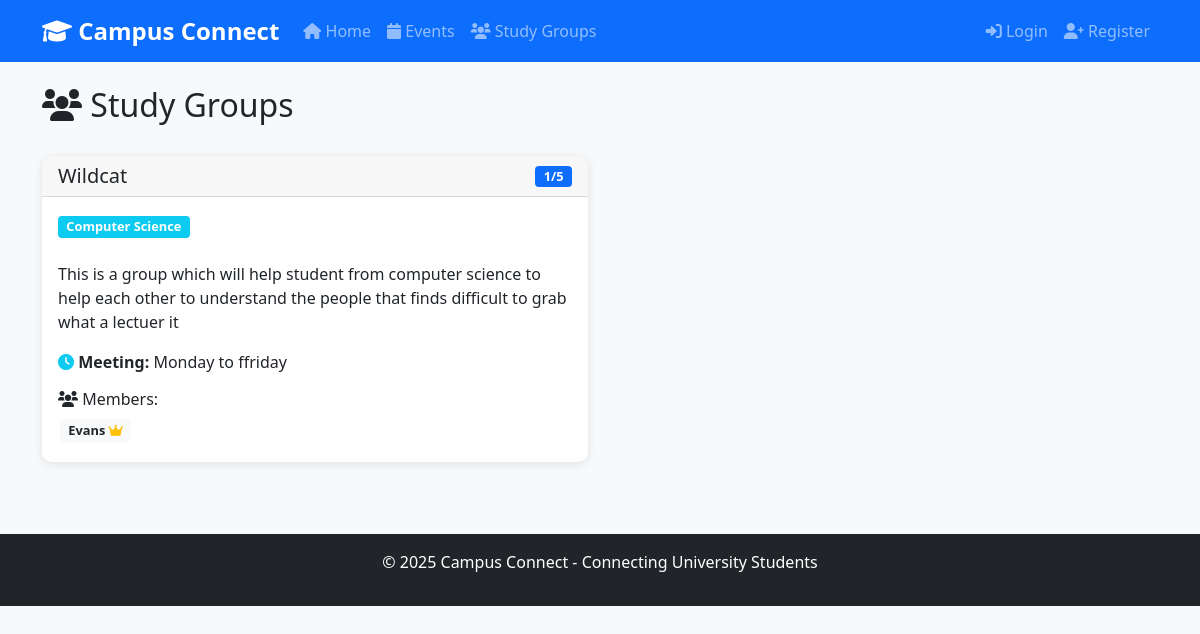
Page /study_groups on the committed database.
### app.py (models this page shows)
class StudyGroup(db.Model):
    id = db.Column(db.Integer, primary_key=True)
    name = db.Column(db.String(200), nullable=False)
    subject = db.Column(db.String(100), nullable=False)
    description = db.Column(db.Text, nullable=True)
    max_members = db.Column(db.Integer, default=10)
    meeting_time = db.Column(db.String(100), nullable=True)
    location = db.Column(db.String(200), nullable=True)
    creator_id = db.Column(db.Integer, db.ForeignKey('user.id'), nullable=False)
    created_at = db.Column(db.DateTime, default=datetime.utcnow)
    is_active = db.Column(db.Boolean, default=True)
    members = db.relationship('User', secondary='study_group_members', backref='study_groups')

class User(UserMixin, db.Model):
    id = db.Column(db.Integer, primary_key=True)
    username = db.Column(db.String(80), unique=True, nullable=False)
    email = db.Column(db.String(120), unique=True, nullable=False)
    full_name = db.Column(db.String(100), nullable=False)
    course = db.Column(db.String(100), nullable=True)
    year_of_study = db.Column(db.Integer, nullable=True)
    bio = db.Column(db.Text, nullable=True)
    created_at = db.Column(db.DateTime, default=datetime.utcnow)
    events_created = db.relationship('Event', backref='creator', lazy=True)
    study_groups_created = db.relationship('StudyGroup', backref='creator', lazy=True)

### app.py (the view)
@app.route('/study_groups')
def study_groups():
    subject = request.args.get('subject', 'all')
    if subject == 'all':
        groups = StudyGroup.query.filter(StudyGroup.is_active == True).all()
    else:
        groups = StudyGroup.query.filter(StudyGroup.subject.contains(subject), StudyGroup.is_active == True).all()
    return render_template('study_groups.html', groups=groups, current_subject=subject)

### templates/study_groups.html (shortened to what this page needs)
{% extends "base.html" %}
{% block content %}
<div class="d-flex justify-content-between align-items-center mb-4">
    <h2><i class="fas fa-users"></i> Study Groups</h2>
</div>
{% if groups %}
    <div class="row">
        {% for group in groups %}
        <div class="col-md-6 mb-4">
            <div class="card h-100">
                <div class="card-header">
                    <div class="d-flex justify-content-between align-items-center">
                        <h5 class="mb-0">{{ group.name }}</h5>
                        <span class="badge bg-primary">{{ group.members|length }}/{{ group.max_members }}</span>
                    </div>
                </div>
                <div class="card-body">
                    <div class="mb-3">
                        <span class="badge bg-info mb-2">{{ group.subject }}</span>
                    </div>
                    {% if group.description %}
                    <p class="card-text">{{ group.description }}</p>
                    {% endif %}
                    <div class="group-details">
                        {% if group.meeting_time %}
                        <p class="mb-2">
                            <i class="fas fa-clock text-info"></i>
                            <strong>Meeting:</strong> {{ group.meeting_time }}
                        </p>
                        {% endif %}
                    </div>
                    <div class="members-section mt-3">
                        <h6><i class="fas fa-users"></i> Members:</h6>
                        <div class="members-list">
                            {% for member in group.members %}
                                <span class="badge bg-light text-dark me-1 mb-1">
                                    {{ member.full_name }}
                                    {% if member.id == group.creator_id %}
                                        <i class="fas fa-crown text-warning" title="Group Leader"></i>
                                    {% endif %}
                                </span>
                            {% endfor %}
                        </div>
                    </div>
                </div>
            </div>
        </div>
        {% endfor %}
    </div>
{% endif %}
{% endblock %}

### static/css/style.css (style rules this page uses)
body { background-color: #f8f9fa; }
.card { border-radius: 10px; box-shadow: 0 2px 10px rgba(0,0,0,0.1); transition: transform 0.2s; border: none; }
.badge { font-size: 0.8em; }
.members-list .badge { margin: 2px; }
.card-header { border-radius: 10px 10px 0 0 !important; font-weight: 600; }

### rows in the picture
StudyGroup: name "Wildcat", members|length "1", max_members "5", subject "Computer Science", description "This is a group which will help student from computer science to help each other to understand the people that finds difficult to grab what a lectuer it", meeting_time "Monday to ffriday"
User: full_name "Evans"
